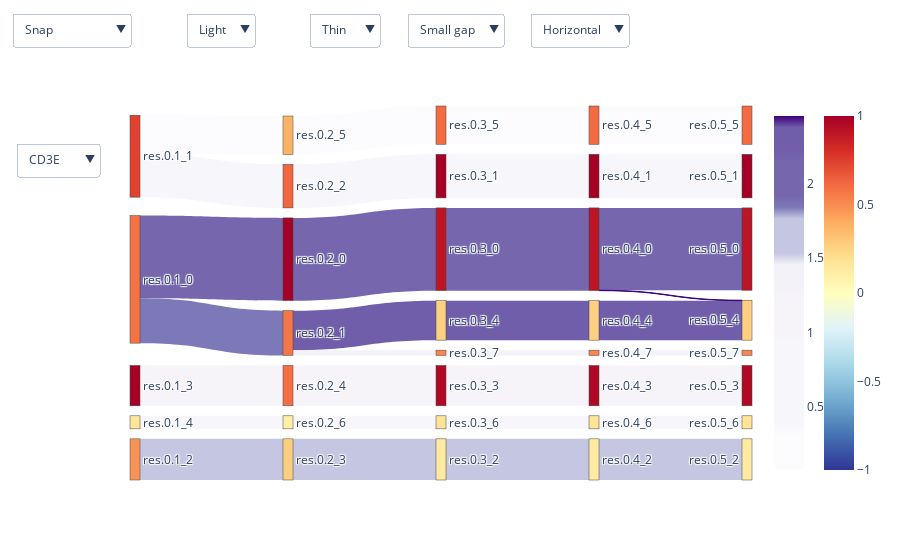

The code cell stored with this chart in its notebook:
### Code cell
sankey_fig.show()

### Figure 1 — Plotly figure (JSON) as saved in the notebook; plotly's stock layout.template omitted (floating-point values rounded to 4 significant figures)
{"data": [{"link": {"color": ["#f6f4f9", "#fcfbfd", "#c5c6e1", "#7566ae", "#f7f6fa", "#7d78b7", "#f7f6fa", "#f6f4f9", "#fcfbfd", "#c5c6e1", "#7566ae", "#f7f6fa", "#705eaa", "#f7f6fa", "#f3f2f8", "#f6f4f9", "#fcfbfd", "#c5c6e1", "#7566ae", "#f7f6fa", "#705eaa", "#f7f6fa", "#f3f2f8", "#f6f4f9", "#fcfbfd", "#c5c6e1", "#7566ae", "#f7f6fa", "#705eaa", "#f7f6fa", "#f3f2f8", "#3f007d"], "source": [2, 0, 3, 1, 0, 1, 4, 11, 5, 8, 6, 10, 7, 9, 7, 15, 12, 18, 13, 14, 19, 16, 17, 23, 20, 26, 21, 22, 27, 24, 25, 21], "target": [11, 5, 8, 6, 10, 7, 9, 15, 12, 18, 13, 14, 19, 16, 17, 23, 20, 26, 21, 22, 27, 24, 25, 31, 28, 34, 29, 30, 35, 32, 33, 35], "value": [99, 94, 101, 203, 107, 110, 32, 99, 94, 101, 203, 107, 97, 32, 13, 99, 94, 101, 203, 107, 97, 32, 13, 99, 94, 101, 202, 107, 97, 32, 13, 1]}, "node": {"color": ["#e0422f", "#f57245", "#a50026", "#f99355", "#fee699", "#fdb366", "#a50026", "#f57748", "#fece7f", "#feefa6", "#f16640", "#f46d43", "#f36b42", "#bb1526", "#a50026", "#af0926", "#fee496", "#f8864f", "#feeba1", "#fed081", "#f36b42", "#bb1526", "#a50026", "#af0926", "#fee496", "#f8864f", "#feeba1", "#fed081", "#f36b42", "#bb1526", "#a50026", "#af0926", "#fee496", "#f8864f", "#feeba1", "#fed081"], "customdata": ["Modularity 0.96<br />Silhouette 0.23", "Modularity 0.96<br />Silhouette 0.18", "Modularity 0.96<br />Silhouette 0.31", "Modularity 0.96<br />Silhouette 0.15", "Modularity 0.96<br />Silhouette 0.05", "Modularity 0.94<br />Silhouette 0.14", "Modularity 0.94<br />Silhouette 0.37", "Modularity 0.94<br />Silhouette -0.21", "Modularity 0.94<br />Silhouette 0.1", "Modularity 0.94<br />Silhouette 0.04", "Modularity 0.94<br />Silhouette 0.23", "Modularity 0.94<br />Silhouette 0.22", "Modularity 0.92<br />Silhouette 0.14", "Modularity 0.92<br />Silhouette 0.21", "Modularity 0.92<br />Silhouette 0.23", "Modularity 0.92<br />Silhouette 0.22", "Modularity 0.92<br />Silhouette 0.04", "Modularity 0.92<br />Silhouette 0.12", "Modularity 0.92<br />Silhouette 0.03", "Modularity 0.92<br />Silhouette 0.06", "Modularity 0.91<br />Silhouette 0.14", "Modularity 0.91<br />Silhouette 0.21", "Modularity 0.91<br />Silhouette 0.23", "Modularity 0.91<br />Silhouette 0.22", "Modularity 0.91<br />Silhouette 0.04", "Modularity 0.91<br />Silhouette 0.12", "Modularity 0.91<br />Silhouette 0.03", "Modularity 0.91<br />Silhouette 0.06", "Modularity 0.89<br />Silhouette 0.14", "Modularity 0.89<br />Silhouette 0.21", "Modularity 0.89<br />Silhouette 0.23", "Modularity 0.89<br />Silhouette 0.22", "Modularity 0.89<br />Silhouette 0.04", "Modularity 0.89<br />Silhouette 0.12", "Modularity 0.89<br />Silhouette 0.03", "Modularity 0.89<br />Silhouette 0.06"], "hovertemplate": "%{customdata}", "label": ["res.0.1_1", "res.0.1_0", "res.0.1_3", "res.0.1_2", "res.0.1_4", "res.0.2_5", "res.0.2_0", "res.0.2_1", "res.0.2_3", "res.0.2_6", "res.0.2_2", "res.0.2_4", "res.0.3_5", "res.0.3_0", "res.0.3_1", "res.0.3_3", "res.0.3_6", "res.0.3_7", "res.0.3_2", "res.0.3_4", "res.0.4_5", "res.0.4_0", "res.0.4_1", "res.0.4_3", "res.0.4_6", "res.0.4_7", "res.0.4_2", "res.0.4_4", "res.0.5_5", "res.0.5_0", "res.0.5_1", "res.0.5_3", "res.0.5_6", "res.0.5_7", "res.0.5_2", "res.0.5_4"], "pad": 10, "thickness": 10}, "orientation": "h", "type": "sankey"}, {"marker": {"colorscale": [[0, "#e0422f"], [0.02857, "#f57245"], [0.05714, "#a50026"], [0.08571, "#f99355"], [0.1143, "#fee699"], [0.1429, "#fdb366"], [0.1714, "#a50026"], [0.2, "#f57748"], [0.2286, "#fece7f"], [0.2571, "#feefa6"], [0.2857, "#f16640"], [0.3143, "#f46d43"], [0.3429, "#f36b42"], [0.3714, "#bb1526"], [0.4, "#a50026"], [0.4286, "#af0926"], [0.4571, "#fee496"], [0.4857, "#f8864f"], [0.5143, "#feeba1"], [0.5429, "#fed081"], [0.5714, "#f36b42"], [0.6, "#bb1526"], [0.6286, "#a50026"], [0.6571, "#af0926"], [0.6857, "#fee496"], [0.7143, "#f8864f"], [0.7429, "#feeba1"], [0.7714, "#fed081"], [0.8, "#f36b42"], [0.8286, "#bb1526"], [0.8571, "#a50026"], [0.8857, "#af0926"], [0.9143, "#fee496"], [0.9429, "#f8864f"], [0.9714, "#feeba1"], [1, "#fed081"]]}, "mode": "markers", "type": "scatter", "visible": true, "x": [null], "y": [null]}, {"marker": {"cmax": 2.451, "cmin": 0.07863, "colorscale": [[0, "#fcfbfd"], [0.03226, "#fcfbfd"], [0.06452, "#fcfbfd"], [0.09677, "#fcfbfd"], [0.129, "#f7f6fa"], [0.1613, "#f7f6fa"], [0.1935, "#f7f6fa"], [0.2258, "#f7f6fa"], [0.2581, "#f7f6fa"], [0.2903, "#f7f6fa"], [0.3226, "#f7f6fa"], [0.3548, "#f7f6fa"], [0.3871, "#f6f4f9"], [0.4194, "#f6f4f9"], [0.4516, "#f6f4f9"], [0.4839, "#f6f4f9"], [0.5161, "#f3f2f8"], [0.5484, "#f3f2f8"], [0.5806, "#f3f2f8"], [0.6129, "#c5c6e1"], [0.6452, "#c5c6e1"], [0.6774, "#c5c6e1"], [0.7097, "#c5c6e1"], [0.7419, "#7d78b7"], [0.7742, "#7566ae"], [0.8065, "#7566ae"], [0.8387, "#7566ae"], [0.871, "#7566ae"], [0.9032, "#705eaa"], [0.9355, "#705eaa"], [0.9677, "#705eaa"], [1, "#3f007d"]], "showscale": true}, "mode": "markers", "type": "scatter", "visible": true, "x": [null], "y": [null]}, {"marker": {"cmax": 2.092, "cmin": 0, "colorscale": [[0, "#fcfbfd"], [0.03226, "#fcfbfd"], [0.06452, "#fcfbfd"], [0.09677, "#fcfbfd"], [0.129, "#fcfbfd"], [0.1613, "#fcfbfd"], [0.1935, "#fcfbfd"], [0.2258, "#fcfbfd"], [0.2581, "#fcfbfd"], [0.2903, "#fcfbfd"], [0.3226, "#fcfbfd"], [0.3548, "#fcfbfd"], [0.3871, "#fcfbfd"], [0.4194, "#fcfbfd"], [0.4516, "#fcfbfd"], [0.4839, "#fcfbfd"], [0.5161, "#fcfbfd"], [0.5484, "#fcfbfd"], [0.5806, "#fcfbfd"], [0.6129, "#fcfbfd"], [0.6452, "#fbfafc"], [0.6774, "#fbfafc"], [0.7097, "#fbfafc"], [0.7419, "#fbfafc"], [0.7742, "#fbfafc"], [0.8065, "#fbfafc"], [0.8387, "#fbfafc"], [0.871, "#fbfafc"], [0.9032, "#3f007d"], [0.9355, "#3f007d"], [0.9677, "#3f007d"], [1, "#3f007d"]], "showscale": true}, "mode": "markers", "type": "scatter", "visible": false, "x": [null], "y": [null]}, {"marker": {"cmax": 1, "cmin": -1, "colorbar": {"x": 1.1, "y": 0.5}, "colorscale": [[0, "#313695"], [0.05, "#3a54a4"], [0.1, "#4574b3"], [0.15, "#5c90c2"], [0.2, "#74add1"], [0.25, "#90c3dd"], [0.3, "#aad8e9"], [0.35, "#c5e6f0"], [0.4, "#e0f3f8"], [0.45, "#f0f9db"], [0.5, "#fffebe"], [0.55, "#fff0a8"], [0.6, "#fee090"], [0.65, "#fdc778"], [0.7, "#fdad60"], [0.75, "#f88c51"], [0.8, "#f46d43"], [0.85, "#e54e35"], [0.9, "#d62f27"], [0.95, "#bd1726"], [1, "#a50026"]], "showscale": true}, "mode": "markers", "type": "scatter", "visible": true, "x": [null], "y": [null]}], "layout": {"autosize": true, "paper_bgcolor": "rgba(0, 0, 0, 0)", "plot_bgcolor": "rgba(0, 0, 0, 0)", "showlegend": false, "updatemenus": [{"buttons": [{"args": [{"link": {"color": ["#f6f4f9", "#fcfbfd", "#c5c6e1", "#7566ae", "#f7f6fa", "#7d78b7", "#f7f6fa", "#f6f4f9", "#fcfbfd", "#c5c6e1", "#7566ae", "#f7f6fa", "#705eaa", "#f7f6fa", "#f3f2f8", "#f6f4f9", "#fcfbfd", "#c5c6e1", "#7566ae", "#f7f6fa", "#705eaa", "#f7f6fa", "#f3f2f8", "#f6f4f9", "#fcfbfd", "#c5c6e1", "#7566ae", "#f7f6fa", "#705eaa", "#f7f6fa", "#f3f2f8", "#3f007d"], "source": [2, 0, 3, 1, 0, 1, 4, 11, 5, 8, 6, 10, 7, 9, 7, 15, 12, 18, 13, 14, 19, 16, 17, 23, 20, 26, 21, 22, 27, 24, 25, 21], "target": [11, 5, 8, 6, 10, 7, 9, 15, 12, 18, 13, 14, 19, 16, 17, 23, 20, 26, 21, 22, 27, 24, 25, 31, 28, 34, 29, 30, 35, 32, 33, 35], "value": [99, 94, 101, 203, 107, 110, 32, 99, 94, 101, 203, 107, 97, 32, 13, 99, 94, 101, 203, 107, 97, 32, 13, 99, 94, 101, 202, 107, 97, 32, 13, 1]}, "visible": [true, true, true, false]}], "label": "CD3E", "method": "update"}, {"args": [{"link": {"color": ["#fcfbfd", "#fcfbfd", "#fbfafc", "#fbfafc", "#fcfbfd", "#fcfbfd", "#3f007d", "#fcfbfd", "#fcfbfd", "#fbfafc", "#fbfafc", "#fcfbfd", "#fcfbfd", "#3f007d", "#fcfbfd", "#fcfbfd", "#fcfbfd", "#fbfafc", "#fbfafc", "#fcfbfd", "#fcfbfd", "#3f007d", "#fcfbfd", "#fcfbfd", "#fcfbfd", "#fbfafc", "#fbfafc", "#fcfbfd", "#fcfbfd", "#3f007d", "#fcfbfd", "#fcfbfd"], "source": [2, 0, 3, 1, 0, 1, 4, 11, 5, 8, 6, 10, 7, 9, 7, 15, 12, 18, 13, 14, 19, 16, 17, 23, 20, 26, 21, 22, 27, 24, 25, 21], "target": [11, 5, 8, 6, 10, 7, 9, 15, 12, 18, 13, 14, 19, 16, 17, 23, 20, 26, 21, 22, 27, 24, 25, 31, 28, 34, 29, 30, 35, 32, 33, 35], "value": [99, 94, 101, 203, 107, 110, 32, 99, 94, 101, 203, 107, 97, 32, 13, 99, 94, 101, 203, 107, 97, 32, 13, 99, 94, 101, 202, 107, 97, 32, 13, 1]}, "visible": [true, true, false, true]}], "label": "FCER1A", "method": "update"}], "x": -0.05, "y": 0.9}, {"buttons": [{"args": ["arrangement", "snap"], "label": "Snap", "method": "restyle"}, {"args": ["arrangement", "perpendicular"], "label": "Perpendicular", "method": "restyle"}, {"args": ["arrangement", "freeform"], "label": "Freeform", "method": "restyle"}, {"args": ["arrangement", "fixed"], "label": "Fixed", "method": "restyle"}], "x": 0, "y": 1.25}, {"buttons": [{"args": ["paper_bgcolor", "white"], "label": "Light", "method": "relayout"}, {"args": ["paper_bgcolor", "black"], "label": "Dark", "method": "relayout"}], "x": 0.2, "y": 1.25}, {"buttons": [{"args": ["node.thickness", 8], "label": "Thin", "method": "restyle"}, {"args": ["node.thickness", 15], "label": "Thick", "method": "restyle"}], "x": 0.4, "y": 1.25}, {"buttons": [{"args": ["node.pad", 15], "label": "Small gap", "method": "restyle"}, {"args": ["node.pad", 20], "label": "Large gap", "method": "restyle"}], "x": 0.6, "y": 1.25}, {"buttons": [{"args": ["orientation", "h"], "label": "Horizontal", "method": "restyle"}, {"args": ["orientation", "v"], "label": "Vertical", "method": "restyle"}], "x": 0.8, "y": 1.25}], "xaxis": {"autorange": true, "range": [-1, 6], "showgrid": false, "showticklabels": false, "zeroline": false}, "yaxis": {"autorange": true, "range": [-1, 4], "showgrid": false, "showticklabels": false, "zeroline": false}}}
